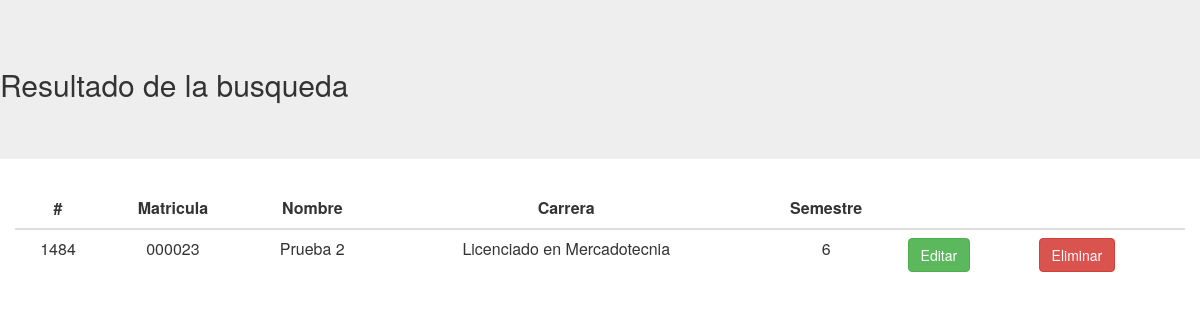
Screenshot of /TablasVistas/Busqueda_Alumnos.php?Matricula_Alumno=000023 with the database file from the repository.
### tables this page shows
CREATE TABLE IF NOT EXISTS `alumnos` (
  `Id_Alumno` int(11) NOT NULL,
  `Matricula_Alumno` varchar(10) NOT NULL,
  `Nombre_Alumno` varchar(70) NOT NULL,
  `Carrera_Alumno` varchar(50) NOT NULL,
  `Semestre_Alumno` varchar(50) NOT NULL
);

### configuracion.php (called while the page is built, shortened)
<?php
  $ALUMNOS = "alumnos";
?>

### TablasVistas/Busqueda_Alumnos.php (the view, shortened to what this page needs)
<?php
  include "../configuracion.php";
  $mysqli = new mysqli($SERVIDOR, $USER, $PASS, $BD);
    $Matricula_Alumno = $_REQUEST['Matricula_Alumno'];
    $Ver_Alumno = "SELECT * FROM $ALUMNOS WHERE Matricula_Alumno = '".$Matricula_Alumno."' ";
    $Result_Busqueda_Alumno = $mysqli->query($Ver_Alumno);
 ?>
<html>
  <head>
    <link rel="stylesheet" href="../includes/css/bootstrap.css">
  </head>
  <body>
    <header class="jumbotron">
      <h2>Resultado de la busqueda</h2>
    </header>
    <div class="container">
      <div class="row">
        <table class="table table-hover">
          <thead>
            <tr>
              <th class="text-center">#</th>
              <th class="text-center">Matricula</th>
              <th class="text-center">Nombre</th>
              <th class="text-center">Carrera</th>
              <th class="text-center">Semestre</th>
              <th class="text-center"></th>
              <th class="text-center"></th>
            </tr>
          </thead>
          <tbody>
            <?php while ($renglon = mysqli_fetch_array($Result_Busqueda_Alumno)) { ?>
            <tr>
                <td class="text-center"><?php echo $renglon['Id_Alumno']?></td>
                <td class="text-center"><?php echo $renglon['Matricula_Alumno']?></td>
                <td class="text-center"><?php echo $renglon['Nombre_Alumno']?></td>
                <td class="text-center"><?php echo $renglon['Carrera_Alumno']?></td>
                <td class="text-center"><?php echo $renglon['Semestre_Alumno']?></td>
                <td><a class="btn btn-success" role ="button" href="../FormsEditar/Alumnos.php?Matricula_Alumno=<?php echo $renglon['Matricula_Alumno']; ?>"> Editar</a></td>
                <td><a class="btn btn-danger" role="button" href="../BibliotecaPHP/Eliminar_Alumnos.php?Matricula_Alumno=<?php echo $renglon['Matricula_Alumno']; ?>"> Eliminar</a></td>
              </tr>
              <?php }?>
          </tbody>
        </table>
      </div>
    </div>
  </body>
</html>

### rows the page displays
alumnos: Id_Alumno "1484", Matricula_Alumno "000023", Nombre_Alumno "Prueba 2", Carrera_Alumno "Licenciado en Mercadotecnia", Semestre_Alumno "6"
